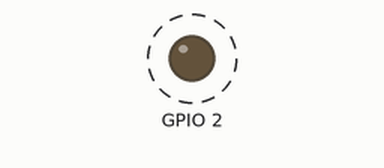
Recording of a sketch running on a simulated ESP8266 (NodeMCU). Parts: output pins drawn as LEDs (lit = HIGH). Dashed ring = blinking. Random numbers use the default seed unless the sketch sets one.

Above: at 1.5 s.
Timing chart, 0 to 5.1 s (numbered marks = the images above):
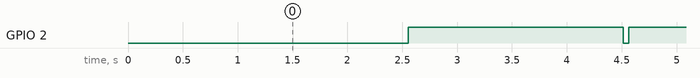

Measured:
- by itself, GPIO 2: alternates HIGH for 1.9 s and LOW for 0.05 s

The sketch:

intercon2016-invite.ino
```cpp
/**
 * Baseado em https://github.com/H-LK/ESP8266-SSID-Text-Broadcast
 */
#include <Arduino.h>

#include <ESP8266WiFi.h>
#include <SimpleTimer.h>

extern "C" {
  #include "user_interface.h"
}

#define QTD 10
#define MAXLEN 32
String text[QTD] = {
// .......... .......... .......... Max de 32 caracteres
  "O abestado, vai na talk do Oda",
  "Quem nao for eh mulher do padre",
  "IoT sem BS com o Oda, cola la!",
  "Conhece ESP8266? O Oda te conta",
  "Ja esta sabendo da fala do Oda?",
  "Pera, flood com ESP8266?!",
  "OMG! vai rola talk do Oda!",
  "Vem conhecer ESP8266 com o Oda",
  "Quer IoT? Pergunte-me como.",
  "IoT interessa? Assiste o Oda!"
};

SimpleTimer timer;

// Beacon Packet buffer
uint8_t packet[128] = { 0x80, 0x00, 0x00, 0x00,
                /*4*/   0xff, 0xff, 0xff, 0xff, 0xff, 0xff,
                /*10*/  0x01, 0x02, 0x03, 0x04, 0x05, 0x06,
                /*16*/  0x01, 0x02, 0x03, 0x04, 0x05, 0x06,
                /*22*/  0xc0, 0x6c,
                /*24*/  0x83, 0x51, 0xf7, 0x8f, 0x0f, 0x00, 0x00, 0x00,
                /*32*/  0x64, 0x00,
                /*34*/  0x01, 0x04,
                /* SSID */
                /*36*/  0x00
                };
uint8_t packet2[12] = { 0x01, 0x08, 0x82, 0x84,
                        0x8b, 0x96, 0x24, 0x30,
                        0x48, 0x6c, 0x03, 0x01,
                      };

void setup() {
  delay(500);

  wifi_set_opmode(STATION_MODE);
  wifi_promiscuous_enable(1);

  Serial.begin(115200);

  pinMode(2, OUTPUT);
  timer.setInterval(2000, blinkled);
}

void blinkled(){
  digitalWrite(2, LOW);
  delay(50);
  digitalWrite(2, HIGH);
}

void loop() {
  timer.run();

  for(int idx=0; idx<QTD; idx++){
    packet[37] = text[idx].length() < MAXLEN ? text[idx].length() : MAXLEN;

    packet[50+packet[37]] = random(1,12);
    wifi_set_channel(packet[50+packet[37]]);

    for(int i=0;i<6;i++)
      packet[10+i] = packet[16+i] = random(256);

    for (int i = 0; i < packet[37]; i++){
      packet[38+i] = text[idx][i];
    }

    for (int i = 0; i < 12; i++)
      packet[38+packet[37]+i] = packet2[i];

    for(int i=0;i<3;i++)
      wifi_send_pkt_freedom(packet, 50+packet[37], 0);

    delay(1);
  }
  delay(5);
}
```
